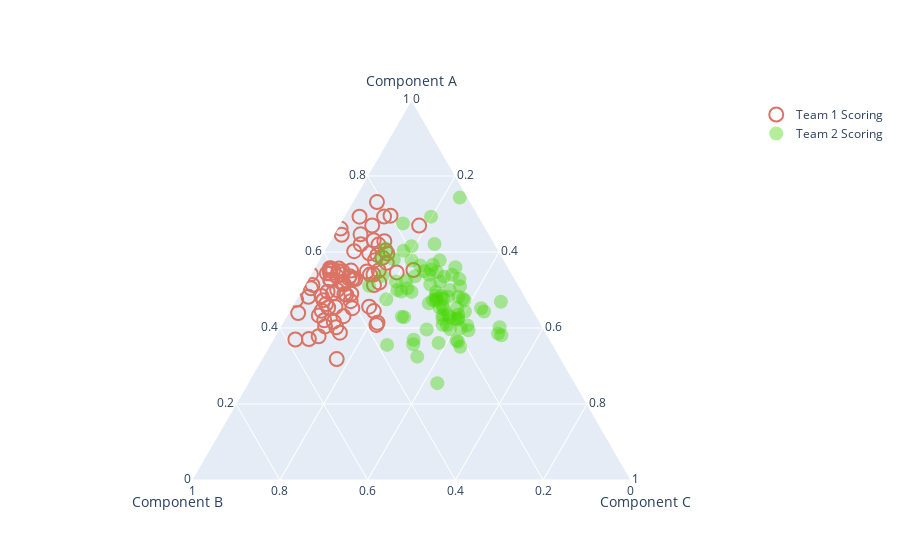

Notebook code for this chart:
### Code cell
# We can also plot multiple traces onto a graph
fig = go.Figure()

fig.add_trace(go.Scatterternary(
    {
    'name': 'Team 1 Scoring', 
    'mode': 'markers',
    'a': [i for i in map(lambda x: x['Guards'], datatm1)], 
    'b': [i for i in map(lambda x: x['Bigs'], datatm1)],
    'c': [i for i in map(lambda x: x['Wings'], datatm1)], 

    'marker': 
        {
        'symbol': 100, 
        'color': '#DB7365', 
        'size': 14,
        'line': {'width': 2} 
        }
    }
))

fig.add_trace(go.Scatterternary(
    {
    'name': 'Team 2 Scoring',
    'mode': 'markers',
    'a': [i for i in map(lambda x: x['Guards'], datatm2)],
    'b': [i for i in map(lambda x: x['Bigs'], datatm2)],
    'c': [i for i in map(lambda x: x['Wings'], datatm2)],
    
    # this marker is going to be stylized slightly differently, as we're going with the default filled circle    
    'marker': 
        {
        'color': '#44D500',
        'size': 14,
        'opacity': 0.4
        }
    }
))

fig.show()
